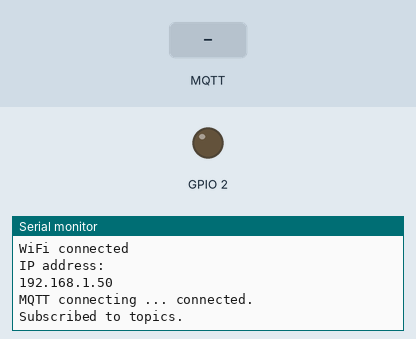
Recording of a sketch running on a simulated ESP8266 (NodeMCU). Shown: output pins drawn as LEDs (lit = HIGH), the last lines printed to the serial monitor. Inputs (shaded band) come from the test bench. WiFi joins after 1.5 s; servers stay silent unless stated; no MQTT or app messages arrive unless stated.

Above: at 2.7 s.
2.8 s: MQTT message "1" arrives on the first subscribed topic
At 4.0 s:
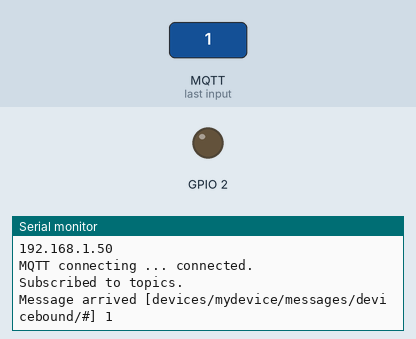
4.3 s: MQTT message "on" arrives on the first subscribed topic
At 5.2 s:
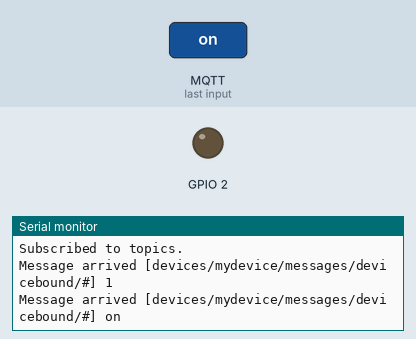
5.8 s: MQTT message "off" arrives on the first subscribed topic
At 6.3 s:
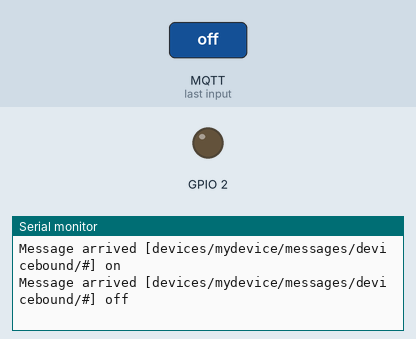

The sketch:

BaivietTapit.ino
```cpp
#include <ESP8266WiFi.h>
#include <PubSubClient.h>

// Update these with values suitable for your network.

const char* ssid      = "THEBOOKS"; //VELO BOOK CAFE
const char* password  = "thebooks.vn"; //velobookcafe

#define HOSTNAME "device"

const char MQTT_HOST[] = "ThangHub.azure-devices.net";
const int MQTT_PORT = 8883;
const char MQTT_USER[] = "ThangHub.azure-devices.net/device/?api-version=2018-06-30"; // leave blank if no credentials used
const char MQTT_PASS[] = "SharedAccessSignature sr=ThangIoTHub.azure-devices.net%2Fdevices%2Fmydevice&sig=yMQE8XVQD5O%2F8om9c4x9Fp6qV8LYiI6DsT5sEOsIqJA%3D&se=1618684076"; // leave blank if no credentials used

const char MQTT_SUB_TOPIC[] = "devices/mydevice/messages/devicebound/#"; // $iothub/twin/res/#
const char MQTT_PUB_TOPIC[] = "devices/mydevice/messages/events/";


#ifdef CHECK_FINGERPRINT
static const char fp[] PROGMEM = "9E:53:1E:45:5C:DB:9B:F7:44:EA:0B:58:28:19:A2:19:98:ED:36:7E";
#endif

BearSSL::WiFiClientSecure espClient;
PubSubClient client(espClient);


//----------------------------------------------------------
void setup() {
  pinMode(BUILTIN_LED, OUTPUT);     // Initialize the BUILTIN_LED pin as an output
  Serial.begin(115200);
  setup_wifi();
  #ifdef CHECK_FINGERPRINT
    espClient.setFingerprint(fp);
  #endif
  #if (!defined(CHECK_FINGERPRINT))
    espClient.setInsecure();
  #endif
  client.setServer(MQTT_HOST, MQTT_PORT);
  client.setCallback(callback);
  mqtt_connect();
}
//----------------------------------------------------------
void setup_wifi() {

  delay(10);
  // We start by connecting to a WiFi network
  Serial.println();
  Serial.print("Connecting to ");
  Serial.println(ssid);

  WiFi.mode(WIFI_STA);
  WiFi.begin(ssid, password);

  while (WiFi.status() != WL_CONNECTED) {
    delay(500);
    Serial.print(".");
  }

  randomSeed(micros());

  Serial.println("");
  Serial.println("WiFi connected");
  Serial.println("IP address: ");
  Serial.println(WiFi.localIP());
}
//----------------------------------------------------------
void callback(char* topic, byte* payload, unsigned int length)
{
  Serial.print("Message arrived [");
  Serial.print(topic);
  Serial.print("] ");
  for (int i = 0; i < length; i++) {
    Serial.print((char)payload[i]);
  }
  Serial.println();
}
//----------------------------------------------------------
void mqtt_connect()
{
  while (!client.connected()) {
    Serial.print("MQTT connecting ... ");
    if (client.connect(HOSTNAME, MQTT_USER, MQTT_PASS))
    {
      Serial.println("connected.");
      client.subscribe(MQTT_SUB_TOPIC);
      Serial.println("Subscribed to topics.");
      Serial.print("\n");
    } else {
      Serial.print("failed, status code =");
      Serial.print(client.state());
      Serial.println(". Try again in 5 seconds.");
      Serial.print(HOSTNAME);
      /* Wait 5 seconds before retrying */
      delay(5000);

    }
  }
}
//----------------------------------------------------
long messageSentAt = 0;
int dummyValue = 0;
char pubMessage[128];

void mqttLoop() {
     if (!client.connected())
    {
      mqtt_connect();
    }
    client.loop();
    unsigned long now = millis();
    if (now - messageSentAt > 20000)
    {
        messageSentAt = now;
        sprintf(pubMessage, "{\"desired\":""}");
        Serial.print("Publishing message to topic ");
        Serial.println(MQTT_PUB_TOPIC);
        Serial.println(pubMessage);
        client.publish(MQTT_PUB_TOPIC, pubMessage);
        Serial.println("Published.");
    }
   }
void loop()
{
  mqttLoop();
}
```

Measured:
- after the input at 2.8 s, the serial monitor: prints a new line at once (image 1)
- after the input at 4.3 s, the serial monitor: prints a new line at once (image 2)
- after the input at 5.8 s, the serial monitor: prints a new line at once (image 3)
